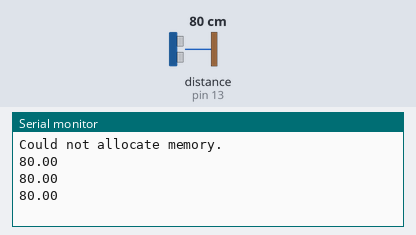
The sketch below on a simulated Arduino Uno, built with avr-gcc and run on an emulated ATmega328P. On the bench: the last lines printed to the serial monitor. The test bench sets the inputs (shaded band); at power-on: distance to the obstacle (sensor on pin 13) 80 cm. The echo pulse lasts 58.3 µs per cm.

Above: at 1.3 s.
1.4 s: distance to the obstacle (sensor on pin 13) set to 2 cm
At 1.9 s:
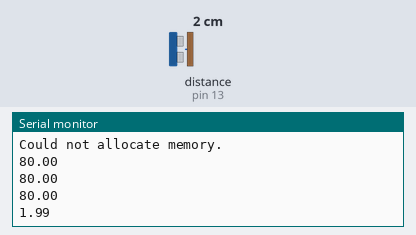
2.9 s: distance to the obstacle (sensor on pin 13) set to 4 cm
At 3.4 s:
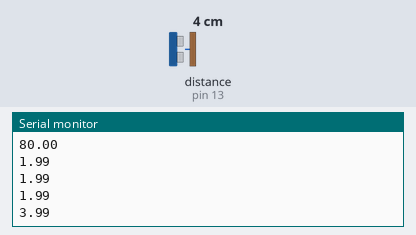
Timing chart, 0 to 5.9 s (numbered marks = the images above; inputs shaded):
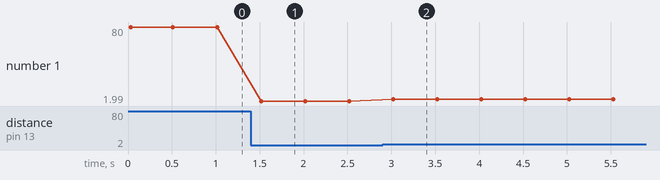

Measured:
- after the input at 1.4 s, the serial monitor: prints a new line after 0.12 s (image 1)
- after the input at 2.9 s, the serial monitor: prints a new line after 0.12 s (image 2)
- plotted number 1: 80 → 1.99 after the input at 1.4 s, 1.99 → 3.99 after the input at 2.9 s

The sketch:

lixo_novo.ino
```cpp
/*
 * HCSR04Ultrasonic/examples/UltrasonicStdDev/UltrasonicStdDev.pde
 *
 * SVN Keywords
 * ----------------------------------
 * $Author: cnobile $
 * $Date: 2011-09-17 02:43:12 -0400 (Sat, 17 Sep 2011) $
 * $Revision: 29 $
 * ----------------------------------
 */

#include <Ultrasonic.h>

#define TRIGGER_PIN    12
#define ECHO_PIN       13

#define NUMBER_BUFFERS 1
#define BUFFER_SIZE    1

#define BUFFER_02      1


int volumenovo;

int volumeanterior = 0;

  int volumecheio = 500; //mL SETAR O VOLUME DO RECIPIENTE
  int alturavazio = 10;//cm SETAR A ALTURA DO RECIPIENTE
  //500mL esta para 10cm assim como o volume contido esta para cmMsec

  int alturacheio = 2 ;

  int  percentual;

Ultrasonic ultrasonic(TRIGGER_PIN, ECHO_PIN);
bool disableSD = false;

// Only run 50 time so we can reburn the code easily.


void setup()
  {
  Serial.begin(9600);

  /*
   * If NUMBER_BUFFERS is 2 then it must be followed by two size variables
   * one for each buffer to be created. The size variables do not need to be
   * the same value.
   *
   * Example: ultrasonic.sampleCreate(3, 20, 10, 3) is valid.
   *
   * Note: The minimum size for any buffer is 2. Using less than 2 will waist
   *       resources and the buffer will be ignored.
   */
  if(!ultrasonic.sampleCreate(NUMBER_BUFFERS, BUFFER_SIZE, BUFFER_SIZE,
      BUFFER_SIZE))
    {
    disableSD = true;
    Serial.println("Could not allocate memory.");
    }
  }

void loop()
  {

  float cmMsec;
  float cmStdDev;
  long microsec = ultrasonic.timing();

  cmMsec = ultrasonic.convert(microsec, Ultrasonic::CM);

// Serial.println("Medindo volume");

    if(disableSD)
      {
  //    Serial.print("Distancia entre a agua: ");
      Serial.println(cmMsec);
      }
    else
      {
      cmStdDev = ultrasonic.unbiasedStdDev(cmMsec, BUFFER_02);
    //  Serial.print("Distancia entre o lixo: ");
      Serial.println(cmMsec);

      volumenovo = map(cmMsec,alturavazio,alturacheio,0,volumecheio);
      int variacao = abs(volumenovo-volumeanterior);
      volumeanterior=volumenovo;
      //Serial.print("Lixo obtido em 0,5s: ");
     // Serial.print(variacao);
     //Serial.println("mL ");
   //  Serial.print("Percentual:  ");
     int percentual=abs((1-(cmMsec/16.68))*100);
   //  Serial.print(percentual);
   //  Serial.println("%");
    // Serial.println("");


      }
  delay(500);


  }
```
